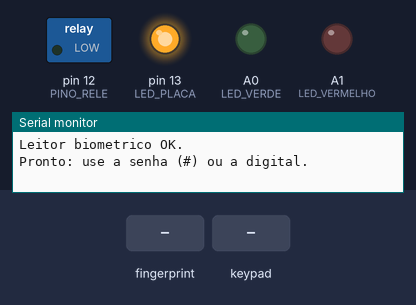
A sketch run on a simulated Arduino Uno, built with avr-gcc and run on an emulated ATmega328P. Parts: switched loads named in the sketch (green lamp = pin HIGH), output pins drawn as LEDs (lit = HIGH), the last lines printed to the serial monitor. Inputs (shaded band) come from the test bench.

Above: at 4.3 s.
4.4 s: finger stored as number 1 placed on the sensor
At 6.3 s:
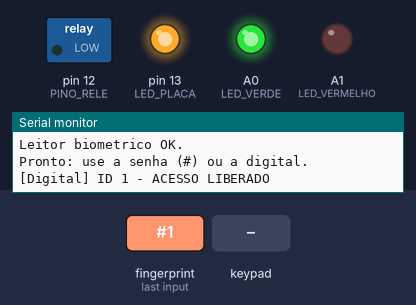
7.4 s: key '#' pressed
At 9.0 s:
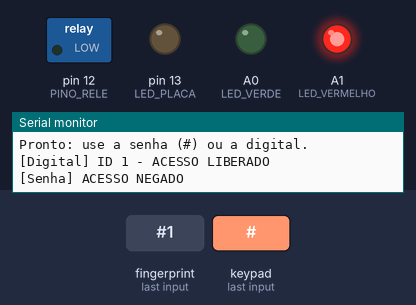
10.4 s: keypad keys 4 5 6 7 # pressed 0.4 s apart
At 13.2 s:
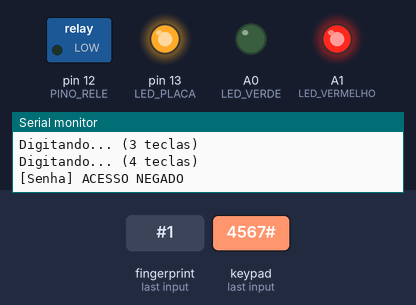
13.9 s: finger stored as number 1 placed on the sensor
At 15.5 s:
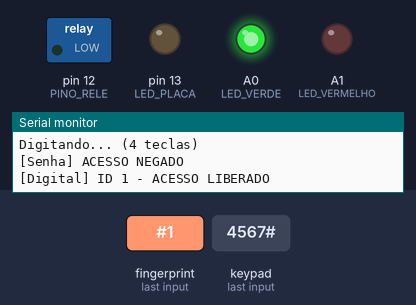
19.9 s: keypad keys 1 2 3 4 # pressed 0.4 s apart
At 22.1 s:
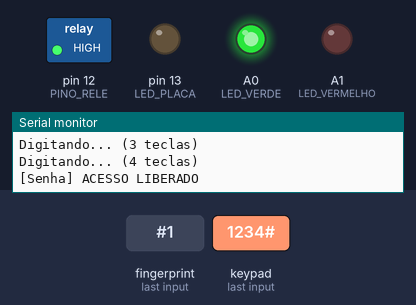
Timing chart, 0 to 24.0 s (numbered marks = the images above; inputs shaded):
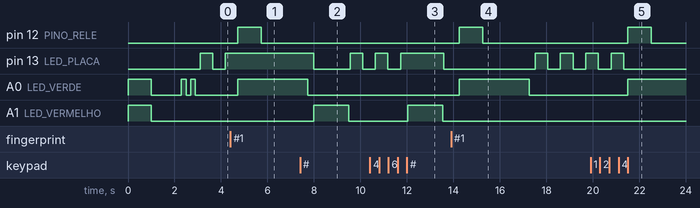

The sketch:

dispensario_eletronico.ino
```cpp
#include <Keypad.h>
#include <Adafruit_Fingerprint.h>
#include <SoftwareSerial.h>

// ---------- TECLADO ----------
const byte LINHAS = 4;
const byte COLUNAS = 4;
char teclas[LINHAS][COLUNAS] = {
  {'1','2','3','A'},
  {'4','5','6','B'},
  {'7','8','9','C'},
  {'*','0','#','D'}
};
byte pinosLinhas[LINHAS]   = {4, 5, 6, 7};
byte pinosColunas[COLUNAS] = {8, 9, 10, 11};
Keypad teclado = Keypad(makeKeymap(teclas), pinosLinhas, pinosColunas,
                        LINHAS, COLUNAS);

// ---------- LEITOR BIOMETRICO ----------
SoftwareSerial serialLeitor(2, 3);          // D2 escuta, D3 fala
Adafruit_Fingerprint leitor = Adafruit_Fingerprint(&serialLeitor);
bool leitorOK = false;

// ---------- LEDs E RELE ----------
const int LED_VERDE = A0;
const int LED_VERMELHO = A1;
const int PINO_RELE = 12;
const int LED_PLACA = LED_BUILTIN;          // LED "L" da placa (pino 13)

// ---------- SENHA E TEMPOS ----------
const String SENHA_CORRETA = "1234";
String digitado = "";
const unsigned long TEMPO_PULSO_RELE = 1000;
const unsigned long TEMPO_VERDE = 3000;
const unsigned long TEMPO_VERMELHO = 1500;

// ---------- BATIMENTO (LED da placa) ----------
unsigned long ultimoPiscar = 0;
bool estadoLedPlaca = false;
unsigned long intervaloPiscar = 500;        // devagar = tudo OK

// Pisca um LED "vezes" vezes (usado no autoteste)
void piscar(int pino, int vezes) {
  for (int i = 0; i < vezes; i++) {
    digitalWrite(pino, HIGH);
    delay(200);
    digitalWrite(pino, LOW);
    delay(200);
  }
}

void setup() {
  digitalWrite(PINO_RELE, LOW);             // rele comeca DESLIGADO
  pinMode(PINO_RELE, OUTPUT);
  pinMode(LED_VERDE, OUTPUT);
  pinMode(LED_VERMELHO, OUTPUT);
  pinMode(LED_PLACA, OUTPUT);

  Serial.begin(9600);

  // --- AUTOTESTE: os dois LEDs acendem 1 s ---
  digitalWrite(LED_VERDE, HIGH);
  digitalWrite(LED_VERMELHO, HIGH);
  delay(1000);
  digitalWrite(LED_VERDE, LOW);
  digitalWrite(LED_VERMELHO, LOW);
  delay(300);

  // --- Procura o leitor (ate 5 tentativas) ---
  leitor.begin(57600);
  for (int tentativa = 1; tentativa <= 5; tentativa++) {
    if (leitor.verifyPassword()) { leitorOK = true; break; }
    delay(500);
  }

  if (leitorOK) {
    Serial.println("Leitor biometrico OK.");
    piscar(LED_VERDE, 2);                   // verde 2x = tudo certo
    intervaloPiscar = 500;                  // batimento devagar
  } else {
    Serial.println("AVISO: leitor NAO encontrado. So a senha vai funcionar.");
    piscar(LED_VERMELHO, 3);                // vermelho 3x = problema no leitor
    intervaloPiscar = 150;                  // batimento rapido
  }
  Serial.println("Pronto: use a senha (#) ou a digital.");
}

// ---------- BATIMENTO ----------
void batimento() {
  // millis() = milissegundos desde que o Arduino ligou.
  // Pisca o LED sem usar delay, sem travar o resto do programa.
  if (millis() - ultimoPiscar >= intervaloPiscar) {
    ultimoPiscar = millis();
    estadoLedPlaca = !estadoLedPlaca;       // inverte: aceso <-> apagado
    digitalWrite(LED_PLACA, estadoLedPlaca);
  }
}

// ---------- ACOES ----------
void acionarRele() {
  digitalWrite(PINO_RELE, HIGH);
  delay(TEMPO_PULSO_RELE);
  digitalWrite(PINO_RELE, LOW);
}

void acessoLiberado() {
  Serial.println("ACESSO LIBERADO");
  digitalWrite(LED_VERDE, HIGH);
  acionarRele();
  delay(TEMPO_VERDE - TEMPO_PULSO_RELE);
  digitalWrite(LED_VERDE, LOW);
}

void acessoNegado() {
  Serial.println("ACESSO NEGADO");
  digitalWrite(LED_VERMELHO, HIGH);
  delay(TEMPO_VERMELHO);
  digitalWrite(LED_VERMELHO, LOW);
}

// ---------- TECLADO ----------
void verificarTeclado() {
  char tecla = teclado.getKey();
  if (!tecla) { return; }

  if (tecla == '#') {
    Serial.print("[Senha] ");
    if (digitado == SENHA_CORRETA) { acessoLiberado(); }
    else { acessoNegado(); }
    digitado = "";
  }
  else if (tecla == '*') {
    digitado = "";
    Serial.println("Digitacao apagada.");
  }
  else {
    digitado += tecla;
    Serial.print("Digitando... (");
    Serial.print(digitado.length());
    Serial.println(" teclas)");
  }
}

// ---------- DIGITAL ----------
void esperarTirarDedo() {
  unsigned long inicio = millis();
  delay(200);
  // espera o dedo sair, mas no MAXIMO 2 segundos
  while (leitor.getImage() != FINGERPRINT_NOFINGER) {
    if (millis() - inicio > 2000) { break; }   // desiste e segue
    delay(50);
  }
}

void verificarDigital() {
  if (!leitorOK) { return; }                              // sem leitor: ignora
  if (leitor.getImage() != FINGERPRINT_OK) { return; }    // sem dedo: sai

  if (leitor.image2Tz(1) != FINGERPRINT_OK) {
    Serial.println("[Digital] Imagem ruim, tente de novo.");
    esperarTirarDedo();
    return;
  }

  if (leitor.fingerFastSearch() == FINGERPRINT_OK) {      // busca rapida
    Serial.print("[Digital] ID ");
    Serial.print(leitor.fingerID);
    Serial.print(" - ");
    acessoLiberado();
  } else {
    Serial.print("[Digital] nao reconhecida - ");
    acessoNegado();
  }
  esperarTirarDedo();
}

// ---------- LOOP PRINCIPAL ----------
void loop() {
  batimento();            // pisca o LED da placa
  verificarTeclado();     // alguem apertou tecla?
  verificarDigital();     // alguem colocou o dedo?
}
```

Measured:
- after the input at 4.4 s, pin 12 (PINO_RELE): LOW → HIGH after 0.33 s, → LOW 1.0 s later; pin 13 (LED_PLACA): stops changing and stays HIGH; A0 (LED_VERDE): LOW → HIGH after 0.33 s
- after the input at 7.4 s, A1 (LED_VERMELHO): LOW → HIGH after 0.59 s, → LOW 1.5 s later
- after the input at 10.4 s, A1 (LED_VERMELHO): LOW → HIGH after 1.6 s, → LOW 1.5 s later
- after the input at 13.9 s, pin 12 (PINO_RELE): LOW → HIGH after 0.35 s, → LOW 1.0 s later; A0 (LED_VERDE): LOW → HIGH after 0.35 s, → LOW 3.0 s later
- after the input at 19.9 s, pin 12 (PINO_RELE): LOW → HIGH after 1.6 s, → LOW 1.0 s later; pin 13 (LED_PLACA): goes on until 21.3 s, then stays LOW; A0 (LED_VERDE): LOW → HIGH after 1.6 s
